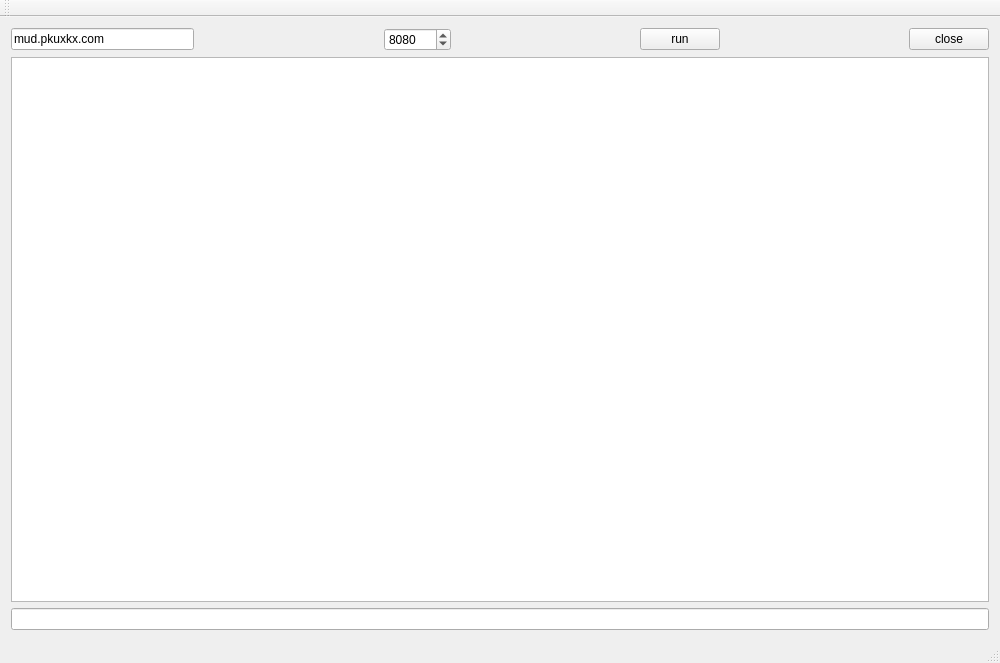
<?xml version="1.0" encoding="UTF-8"?>
<ui version="4.0">
 <class>MainWindow</class>
 <widget class="QMainWindow" name="MainWindow">
  <property name="geometry">
   <rect>
    <x>0</x>
    <y>0</y>
    <width>1000</width>
    <height>663</height>
   </rect>
  </property>
  <property name="windowTitle">
   <string>MainWindow</string>
  </property>
  <widget class="QWidget" name="centralWidget">
   <layout class="QGridLayout" name="gridLayout">
    <item row="2" column="0">
     <widget class="QLineEdit" name="lineEdit_input"/>
    </item>
    <item row="0" column="0">
     <layout class="QHBoxLayout" name="horizontalLayout">
      <item>
       <widget class="QLineEdit" name="lineEdit_host">
        <property name="text">
         <string>mud.pkuxkx.com</string>
        </property>
       </widget>
      </item>
      <item>
       <spacer name="horizontalSpacer_3">
        <property name="orientation">
         <enum>Qt::Horizontal</enum>
        </property>
        <property name="sizeHint" stdset="0">
         <size>
          <width>40</width>
          <height>20</height>
         </size>
        </property>
       </spacer>
      </item>
      <item>
       <widget class="QSpinBox" name="spinBox_port">
        <property name="maximum">
         <number>99999999</number>
        </property>
        <property name="value">
         <number>8080</number>
        </property>
       </widget>
      </item>
      <item>
       <spacer name="horizontalSpacer">
        <property name="orientation">
         <enum>Qt::Horizontal</enum>
        </property>
        <property name="sizeHint" stdset="0">
         <size>
          <width>40</width>
          <height>20</height>
         </size>
        </property>
       </spacer>
      </item>
      <item>
       <widget class="QPushButton" name="pushButton_run">
        <property name="text">
         <string>run</string>
        </property>
       </widget>
      </item>
      <item>
       <spacer name="horizontalSpacer_2">
        <property name="orientation">
         <enum>Qt::Horizontal</enum>
        </property>
        <property name="sizeHint" stdset="0">
         <size>
          <width>40</width>
          <height>20</height>
         </size>
        </property>
       </spacer>
      </item>
      <item>
       <widget class="QPushButton" name="pushButton_close">
        <property name="text">
         <string>close</string>
        </property>
       </widget>
      </item>
     </layout>
    </item>
    <item row="1" column="0">
     <widget class="QTextEdit" name="textEdit">
      <property name="font">
       <font>
        <family>Arial</family>
        <pointsize>14</pointsize>
       </font>
      </property>
      <property name="verticalScrollBarPolicy">
       <enum>Qt::ScrollBarAsNeeded</enum>
      </property>
     </widget>
    </item>
   </layout>
  </widget>
  <widget class="QMenuBar" name="menuBar">
   <property name="geometry">
    <rect>
     <x>0</x>
     <y>0</y>
     <width>1000</width>
     <height>23</height>
    </rect>
   </property>
  </widget>
  <widget class="QToolBar" name="mainToolBar">
   <attribute name="toolBarArea">
    <enum>TopToolBarArea</enum>
   </attribute>
   <attribute name="toolBarBreak">
    <bool>false</bool>
   </attribute>
  </widget>
  <widget class="QStatusBar" name="statusBar"/>
 </widget>
 <layoutdefault spacing="6" margin="11"/>
 <resources/>
 <connections/>
</ui>
